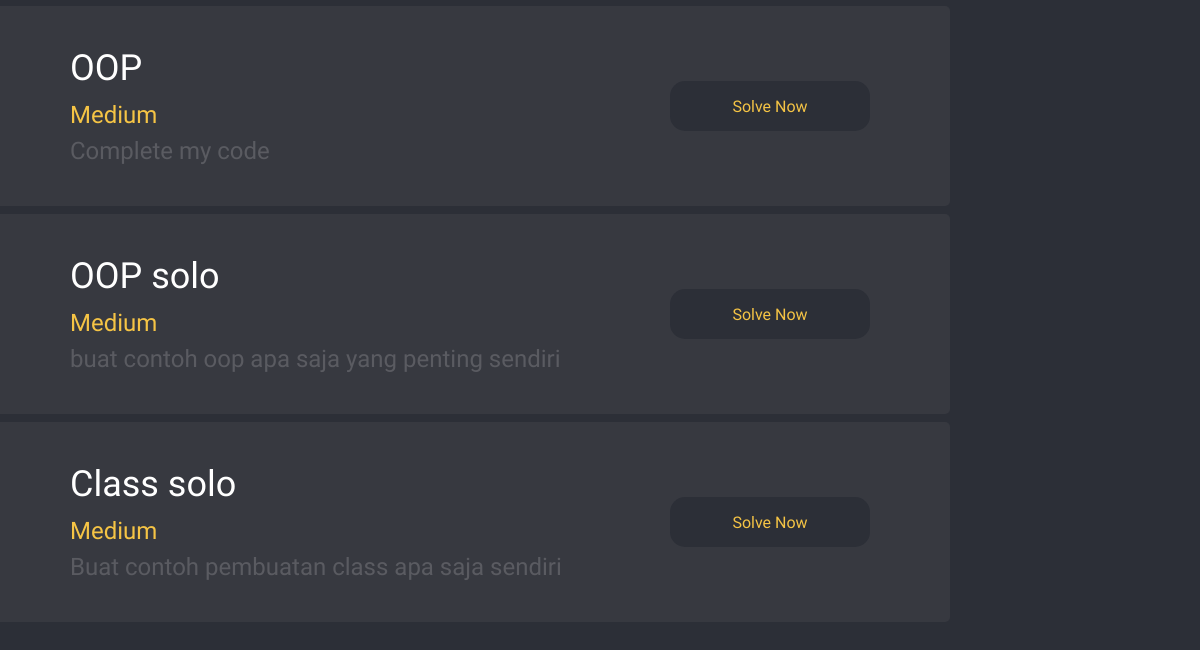
The page /Kotlin/ (lower part) on the database as committed earlier.
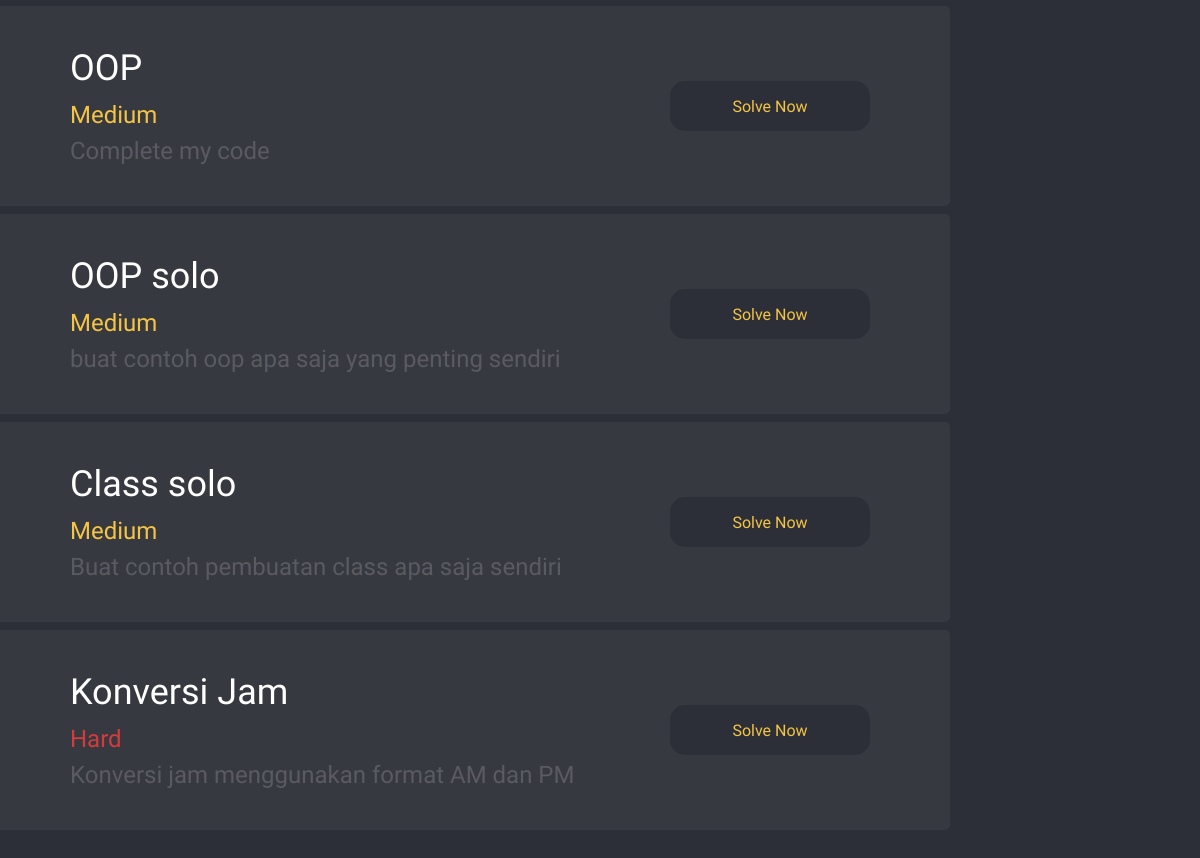
The same page on the database as committed later.
### manager/models.py (models this page shows, shortened)
class Soal(models.Model):
    category = (
        ("Easy","Easy"),
        ("Medium","Medium"),
        ("Hard","Hard"),
    )
    data = (
        ("Java","Java"),
        ("HTML","HTML"),
        ("Kotlin","Kotlin"),
        ("PHP","PHP"),
        ("Android","Android"),
        )
    title = models.CharField(max_length=20)
    description = models.CharField(max_length=50, null=True)
    code = models.TextField(null=True)
    category = models.CharField(max_length=20,choices=category)
    course = models.CharField(max_length=20,choices=data)
    contoh = models.ImageField(upload_to='static/img/', null=True, blank=True)

### project/views.py (the view)
# urls.py: path('<str:course>/',views.CourseListView.as_view()),
class CourseListView(ListView):
    model = Soal
    template_name = 'course.html'
    def get(self,request,*args, **kwargs):
        self.object_list = self.get_queryset().filter(course = kwargs['course'])
        jawaban = UserSubmit.objects.filter(user = request.user)
        title = kwargs['course']
        context = {
            "object_list":self.object_list,
            "jawaban":jawaban,
            "title":title,
        }
        if "category" in request.GET:
            category = request.GET['category']
            self.object_list = self.object_list.filter(category = category)
            context['object_list'] = self.object_list
        return render(request,self.template_name,context)

### templates/course.html (shortened to what this page needs)
{% load static %}
<!DOCTYPE html>
<html lang="en">
<head>
    <link rel="stylesheet" href="{% static 'static/css/course.css' %}">
</head>
<body>
    <main>
        {% for x in object_list %}
        <div class="content1">
            <div class="vertical">
                <div class="card">
                    <div class="verticalisicard">
                        <p class="judul">{{x.title}}</p>
                        {% if x.category == "Easy" %}
                        <p class="dific" style="color:#3CD354;">{{x.category}}</p>
                        {% elif x.category == "Medium"%}
                        <p class="dific" style="color:#F5C445;">{{x.category}}</p>
                        {% else %}
                        <p class="dific" style="color:#D33C3C;">{{x.category}}</p>
                        {% endif %}
                        <p class="desc">{{x.description}}</p>
                    </div>
                    <div class="button-solve">
                        <a href="{{x.id}}" class="container-link" >Solve Now</a>
                    </div>
                </div>
                {% endfor %}
            </div>
        </div>
    </main>
</body>
</html>

Rows that differ between the two databases and show on the page:
added Soal: title "Konversi Jam", category "Hard", description "Konversi jam menggunakan format AM dan PM"
